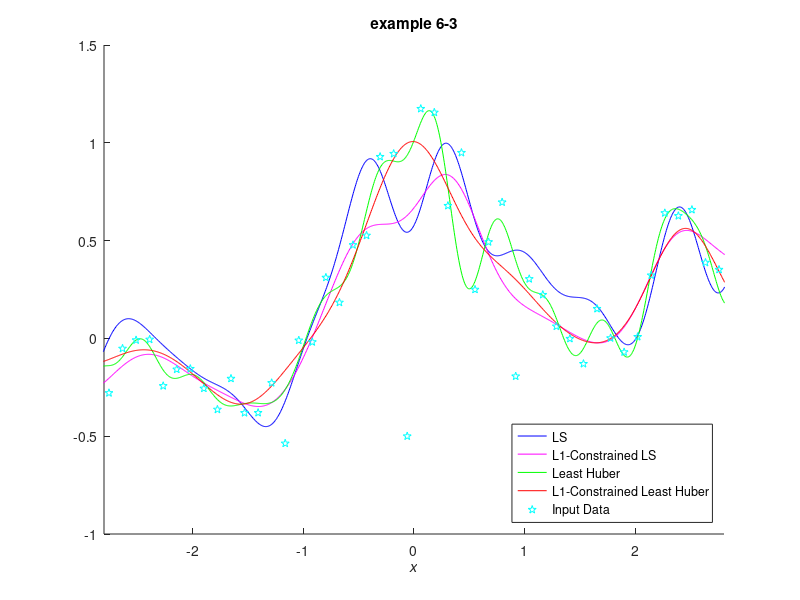

MATLAB code for this plot:
%% Example 6.3 L1-Constrained Least Huber Loss Regression
%
% * *Result in book* : Figure 6.13
% * *Code in book* : Figure 6.14
% * *Output* : |eg6_3.png|
% * *Usage* : |eg6_3(), eg6_3(50, 1000)|
%
%% Source Code
function eg6_3(n, N)
    % init
    rng(0);
    % recommended, use it in future instead of
    % rand('state', 0); randn('state', 0);
    if nargin < 2
        n = 50; N = 1000;
    end

    % constant
    x = linspace(-3, 3, n)';
    X = linspace(-3, 3, N)';
    pix = pi * x;
    y = sin(pix) ./ (pix) + 0.1 * x + 0.2 * randn(n, 1);
    y(n / 2) = -0.5;

    hh = 2 * 0.3 ^ 2;
    l = 0.1;
    e = 0.1;
    t0 = randn(n, 1);
    x2 = x .^ 2;
    X2 = X .^ 2;
    k = exp(-(repmat(x2, 1, n) + repmat(x2', n, 1) - 2 * x * x') / hh);
    K = exp(-(repmat(X2, 1, n) + repmat(x2', N, 1) - 2 * X * x') / hh);

    % Least Square Loss Regression, (\lambda, \eta) = (0, \inf)
    for o = 1 : (n * 10000)
        index = ceil(rand * n);
        ki = exp(-(x - x(index)) .^ 2 / hh);
        t = t0 - e * ki * (ki' * t0 - y(index));
        if norm(t - t0) < 1e-7, break, end
        t0 = t;
    end
    F1 = K * t;

    % L1-Constrained Least Square Loss Regression, (\lambda, \eta) = (0.1, \inf)
    k2 = k ^ 2; ky = k * y;
    t0 = randn(n, 1);
    for o = 1 : (n * 1000)
        t = (k2 + l * pinv(diag(abs(t0)))) \ ky;
        if norm(t - t0) < 1e-4, break, end
        t0 = t;
    end
    F2 = K * t;

    % Least Huber Loss Regression, (\lambda, \eta) = (0, 0.1)
    t0 = randn(n, 1);
    for o = 1 : 1000
        r = abs(k * t0 - y);
        w = ones(n, 1); w(r > e) = e ./ r(r > e);
        Z = k * (repmat(w, 1, n) .* k);
        t = (Z + 0.000001 * eye(n)) \ (k * (w .* y));
        if norm(t - t0) < 1e-4, break, end
        t0 = t;
    end
    F3 = K * t;

    % L1-Constrained Least Huber Loss Regression, (\lambda, \eta) = (0.1, 0.1)
    t0 = randn(n, 1);
    for o = 1 : 1000
        r = abs(k * t0 - y);
        w = ones(n, 1); w(r > e) = e ./ r(r > e);
        Z = k * (repmat(w, 1, n) .* k) + l * pinv(diag(abs(t0)));
        t = (Z + 0.1 * eye(n)) \ (k * (w .* y));
        if norm(t - t0) < 1e-3, break, end
        t0 = t;
    end
    F4 = K * t;

    figure('Name', 'example 6-3'); clf; hold on;
    axis([-2.8 2.8 -1 1.5]); xlabel('\itx');
    title('example 6-3');
    plot(X, F1, 'b-', X, F2, 'm-', X, F3, 'g-', X, F4, 'r-', x, y, 'cp');
    legend('LS', 'L1-Constrained LS', ...
        'Least Huber', 'L1-Constrained Least Huber', ...
        'Input Data', 'Location', 'southeast');
    saveas(gcf, 'eg6_3', 'png');
end
